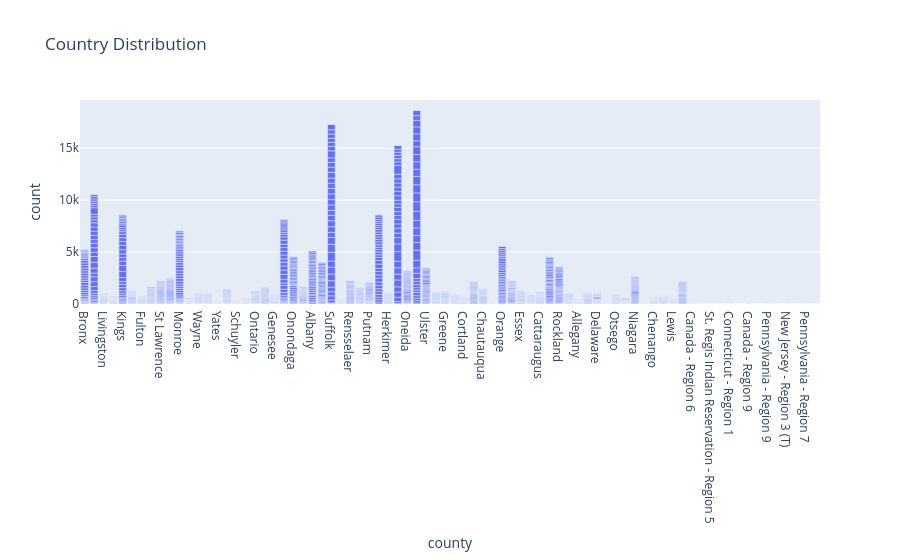

The notebook cell saved with this chart:
### Markdown cell above
#### Country Distribution

### Code cell
fig = px.bar(eda_data_date, x="county", y="count", title="Country Distribution")
fig.write_html('{}/{}.html'.format('images/', 'Country Distribution'))
fig.show()

### Figure 1 — Plotly figure (JSON) as saved in the notebook; plotly's stock layout.template omitted (floating-point values rounded to 4 significant figures; data arrays with more than 128 entries replaced by an {"elided": "..."} marker saying what was removed)
{"data": [{"alignmentgroup": "True", "hovertemplate": "county=%{x}<br>count=%{y}<extra></extra>", "legendgroup": "", "marker": {"color": "#636efa"}, "name": "", "offsetgroup": "", "orientation": "v", "showlegend": false, "textposition": "auto", "type": "bar", "x": {"elided": "2460 str values"}, "xaxis": "x", "y": {"elided": "2460 int values"}, "yaxis": "y"}], "layout": {"barmode": "relative", "legend": {"tracegroupgap": 0}, "title": {"text": "Country Distribution"}, "xaxis": {"anchor": "y", "domain": [0, 1], "title": {"text": "county"}}, "yaxis": {"anchor": "x", "domain": [0, 1], "title": {"text": "count"}}}}
